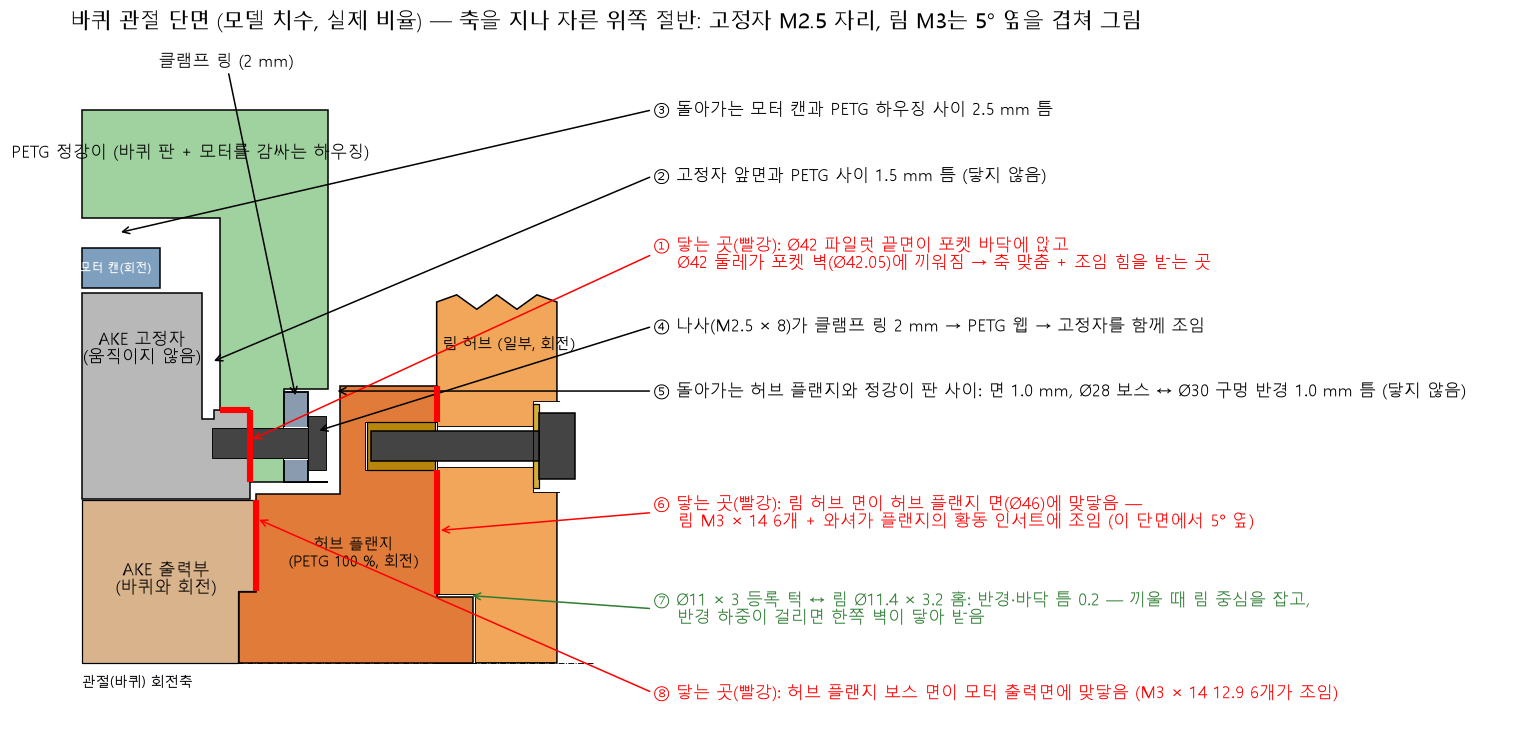

Here is the Python script that generated this plot:
"""Wheel joint half section: what touches and what does not, to scale from fusion/params.py and the hub / rim levels of
fusion/legs.py.  Static side: the AKE Ø42 pilot in the shank pocket (stator front and motor can stand clear).  Turning
side (10-31 rev 2 wheel): the hub flange boss on the motor output face, the one-piece rim's 10 mm hub face to face on
the flange (Ø11 x 3 register spigot in a Ø11.4 x 3.2 recess, 6 x M3 x 14 into heat-set inserts).  Explanatory figure,
not a manufacturing drawing; wheel_joint_section.py adds the output screws, washers and dowel pins.

    python wheel_joint_contact.py    # -> wheel_joint_contact.png next to this script
"""
import math
import pathlib
import sys
from unittest import mock
HERE = pathlib.Path(__file__).resolve().parent
sys.path.insert(0, str(HERE.parents[1] / 'fusion'))
# legs.py / layout.py / fasteners.py import cadlib, which loads the Fusion API at import time; only their pure-Python
# levels, hole sizes and frames are used here, so outside Fusion a stub stands in for adsk (no geometry is built)
for _m in ('adsk', 'adsk.core', 'adsk.fusion'):
    sys.modules.setdefault(_m, mock.MagicMock())
import params as P
import legs as LG
import layout as LY
import fasteners as FX
import matplotlib; matplotlib.use('Agg')
import matplotlib.pyplot as plt
from matplotlib import font_manager
from matplotlib.patches import Polygon, Rectangle
for F in ('C:/Windows/Fonts/malgun.ttf', '/usr/share/fonts/truetype/wqy/wqy-zenhei.ttc'):
    if pathlib.Path(F).exists():
        font_manager.fontManager.addfont(F)
        plt.rcParams['font.family'] = font_manager.FontProperties(fname=F).get_name()
        break
plt.rcParams['axes.unicode_minus'] = False
A = P.AKE
# axial coordinate a [mm]: 0 = AKE stator ring face = pocket floor, + toward the plate's far side (tyre / shank)
def a(y): return A['ring'] - y          # motor local y (+ to the back) -> a
def ar(y): return P.Y_RING_WHEEL - y    # robot y (left wheel) -> a
LV = LG.hub_levels()
far = P.WHEEL_PLATE_T - P.POCKET; mface = -P.POCKET; rec = far - P.RING_T - P.CBORE_M25[1]
OD, ID = P.RING_STATOR; RP = P.AKE_PCD_RING / 2
OUT = a(A['out']); F1, F0 = ar(LV['f1']), ar(LV['f0']); HUB0 = ar(LV['f0'] - P.RIM_HUB_T)
FL_R, BOSS_R, SPIG_R, SPIG_L = 23.0, P.HUB_BOSS_D / 2, 5.9, 1.4      # legs.hub_flange
REG_R, REG_L = P.RIM_REG; REC_R, REC_L = REG_R + 0.2, REG_L + 0.2  # flange spigot / rim recess
W_OD, W_ID, W_T = FX.WASHER[3]; DK, K = FX.SHCS[3][:2]
RH, RIM_L, INS_L = 18.0, 14, 5.7
RSEAT = ar(LV['f0'] - P.RIM_SCREW_SEAT); RTIP = RSEAT + W_T - RIM_L
RCUT = 30.0                             # rim hub drawn up to this radius (break line)
# the section: through a stator screw; the nearest rim screw lies a few degrees beside it (layout.py frames)
_m = LY.frames('wheel', 1)['motor']
_rob = lambda p: math.degrees(math.atan2(p[2] - P.R_WHEEL, p[0])) % 360
SEC_A = 30                              # an entry of P.AKE_RING_M25 (no dowel or output screw at this angle)
_s = _rob(LY.motor_points(_m, RP, [SEC_A], A['ring'])[0])
DRIM = min(((math.degrees(t) - _s + 180) % 360 - 180 for t in LG.HUB_SCREWS), key=abs)   # 5 deg
fig, ax = plt.subplots(figsize=(17, 9.5)); ax.set_aspect('equal'); ax.axis('off')
g = dict(stator='#b8b8b8', rotor='#7f9fbf', petg='#9fd29f', ring='#8a9bb0', hub='#e07b39', out='#d9b38c', rim='#f2a65a',
         screw='#444444', washer='#d4af37', insert='#b8860b')
def poly(pts, c, **kw): ax.add_patch(Polygon(pts, fc=c, ec=kw.pop('ec', 'k'), lw=kw.pop('lw', 1.0), **kw))
def rect(x0, x1, r0, r1, c, **kw): poly([(x0, r0), (x1, r0), (x1, r1), (x0, r1)], c, **kw)
# stator (fixed): pilot r 13.6..21 from a 0 to -3, body behind it, front face at a(stator_front) r 20.3..30.75
sf = a(A['stator_front']); cf = a(A['can_front'])
poly([(0, 13.6), (0, 21), (-A['pilot_len'], 21), (-A['pilot_len'], 20.3), (sf, 20.3), (sf, 30.75), (-14, 30.75),
      (-14, 13.6)], g['stator'])
# rotor bell (spinning): r 30.75..34.5 from can_front back
poly([(cf, 31.2), (cf, A['can_r']), (-14, A['can_r']), (-14, 31.2)], g['rotor'])
# output carrier (spins with the wheel): face a = +0.5, Ø12 x 1.5 recess
poly([(-14, 0), (OUT - 1.5, 0), (OUT - 1.5, 6.0), (OUT, 6.0), (OUT, 13.5), (-14, 13.5)], g['out'], lw=0.8)
# PETG plate + housing around the motor (can cavity r 37)
poly([(far, 15), (rec, 15), (rec, P.STATOR_RECESS_D / 2), (far, P.STATOR_RECESS_D / 2), (far, 46), (-14, 46),
      (-14, P.CAN_CLEAR_R), (mface, P.CAN_CLEAR_R), (mface, 21), (0, 21), (0, 15)], g['petg'])
# clamp ring, stator screw (DIN 7984 M2.5 x 8)
ax.add_patch(Rectangle((rec, ID / 2), P.RING_T, (OD - ID) / 2, fc=g['ring'], ec='k', lw=1.2))
ax.add_patch(Rectangle((rec, RP - 1.4), P.RING_T, 2.8, fc='white', ec='none'))
ax.add_patch(Rectangle((-3.2, RP - 1.25), rec + P.RING_T + 3.2, 2.5, fc=g['screw'], ec='k', lw=0.6))
ax.add_patch(Rectangle((rec + P.RING_T, RP - 2.25), 1.5, 4.5, fc=g['screw'], ec='k', lw=0.6))
# one-piece rim (partly): hub face on the flange, Ø11.4 x 3.2 recess, rim screw counterbore / hole
poly([(F0, 0), (F0, RCUT)] + [(F0 + (HUB0 - F0) * k / 6, RCUT + (0.6 if k % 2 else -0.6)) for k in range(1, 6)]
     + [(HUB0, RCUT), (HUB0, 0)], g['rim'])                                     # break line at RCUT
rect(F0, F0 + REC_L, 0, REC_R, 'white', lw=0.6)
rect(RSEAT, HUB0 + 0.15, RH - 3.8, RH + 3.8, 'white', ec='none')
ax.plot([HUB0 + 0.15, RSEAT, RSEAT, HUB0 + 0.15], [RH - 3.8, RH - 3.8, RH + 3.8, RH + 3.8], 'k-', lw=0.6)
rect(F0, RSEAT, RH - LG.M3_CLEAR / 2, RH + LG.M3_CLEAR / 2, 'white', lw=0.6)
# hub flange (PETG 100 %, spins): Ø11.8 x 1.4 spigot, Ø28 boss through the Ø30 hole, Ø46 disc, Ø11 x 3 register
poly([(OUT - SPIG_L, 0), (OUT - SPIG_L, SPIG_R), (OUT, SPIG_R), (OUT, BOSS_R), (F1, BOSS_R), (F1, FL_R), (F0, FL_R),
      (F0, REG_R), (F0 + REG_L, REG_R), (F0 + REG_L, 0)], g['hub'])
rect(F0 - 6.0, F0, RH - LG.INSERT_M3 / 2, RH + LG.INSERT_M3 / 2, 'white', lw=0.6)
rect(F0 - 0.1 - INS_L, F0 - 0.1, RH - LG.INSERT_M3 / 2, RH + LG.INSERT_M3 / 2, g['insert'], lw=0.8)
# rim screw ISO 4762 M3 x 14 8.8 + DIN 125 washer
rect(RSEAT, RSEAT + W_T, RH - W_OD / 2, RH + W_OD / 2, g['washer'], lw=0.8)
rect(RSEAT + W_T, RSEAT + W_T + K, RH - DK / 2, RH + DK / 2, g['screw'])
rect(RTIP, RSEAT + W_T, RH - 1.25, RH + 1.25, g['screw'])
# contact highlights (red): pilot end face + Ø42 rim, flange boss on the output face, rim hub face on the flange
RED = dict(color='red', lw=4, solid_capstyle='butt', zorder=6)
ax.plot([0, 0], [15, 21], **RED)
ax.plot([mface, 0], [21, 21], **RED)
ax.plot([OUT, OUT], [6.0, 13.5], **RED)
ax.plot([F0, F0], [REC_R, RH - LG.INSERT_M3 / 2], **RED)
ax.plot([F0, F0], [RH + LG.INSERT_M3 / 2, FL_R], **RED)
T = dict(fontsize=11)
ax.text(-9, 25, 'AKE 고정자\n(움직이지 않음)', ha='center', **T)
ax.text(-11.2, 32.8, '모터 캔(회전)', ha='center', va='center', fontsize=8, color='white')
ax.text(-5, 42, 'PETG 정강이 (바퀴 판 + 모터를 감싸는 하우징)', ha='center', **T)
ax.text(-7, 7.0, 'AKE 출력부\n(바퀴와 회전)', ha='center', va='center', **T)
ax.text(8.6, 9.2, '허브 플랜지\n(PETG 100 %, 회전)', ha='center', va='center', fontsize=10, linespacing=1.15)
ax.text((F0 + HUB0) / 2 + 1.0, 26.5, '림 허브 (일부, 회전)', ha='center', va='center', fontsize=10)
X = HUB0 + 8.0
def call(txt, xy, y, c='k'):
    ax.annotate(txt, xy=xy, xytext=(X, y), color=c, fontsize=11, va='center',
                arrowprops=dict(arrowstyle='->', color=c, lw=1.0, relpos=(0, 0.5)),
                bbox=dict(fc='white', ec='none', alpha=0.85, pad=0.4))
call('① 닿는 곳(빨강): Ø42 파일럿 끝면이 포켓 바닥에 앉고\n    Ø42 둘레가 포켓 벽(Ø42.05)에 끼워짐 → 축 맞춤 + 조임 힘을 받는 곳',
     (0, 18.5), 34.0, 'red')
call('② 고정자 앞면과 PETG 사이 %.1f mm 틈 (닿지 않음)' % (mface - sf), ((sf + mface) / 2, 25), 40.5)
call('③ 돌아가는 모터 캔과 PETG 하우징 사이 %.1f mm 틈' % (P.CAN_CLEAR_R - A['can_r']),
     (-11, (A['can_r'] + P.CAN_CLEAR_R) / 2), 46.0)
call('④ 나사(M2.5 × 8)가 클램프 링 %.0f mm → PETG 웹 → 고정자를 함께 조임' % P.RING_T, (rec + P.RING_T + 0.7, RP + 1.0),
     28.0)
call('⑤ 돌아가는 허브 플랜지와 정강이 판 사이: 면 %.1f mm, Ø28 보스 ↔ Ø30 구멍 반경 %.1f mm 틈 (닿지 않음)'
     % (F1 - far, ID / 2 - BOSS_R), ((far + F1) / 2, FL_R - 0.4), 22.6)
call('⑥ 닿는 곳(빨강): 림 허브 면이 허브 플랜지 면(Ø%.0f)에 맞닿음 —\n'
     '    림 M3 × %d 6개 + 와셔가 플랜지의 황동 인서트에 조임 (이 단면에서 %d° 옆)' % (2 * FL_R, RIM_L, abs(DRIM)),
     (F0 + 0.1, 11.0), 12.5, 'red')
call('⑦ Ø%.0f × %.0f 등록 턱 ↔ 림 Ø%.1f × %.1f 홈: 반경·바닥 틈 %.1f — 끼울 때 림 중심을 잡고,\n'
     '    반경 하중이 걸리면 한쪽 벽이 닿아 받음' % (2 * REG_R, REG_L, 2 * REC_R, REC_L, REC_R - REG_R),
     (F0 + REG_L - 0.3, REG_R + 0.1), 4.5, '#2e7d32')
call('⑧ 닿는 곳(빨강): 허브 플랜지 보스 면이 모터 출력면에 맞닿음 (M3 × %d 12.9 6개가 조임)' % P.HUB_SCREW_L,
     (OUT, 12.0), -2.5, 'red')
ax.annotate('클램프 링 (%.0f mm)' % P.RING_T, xy=(rec + 1, 22.0), xytext=(-2.0, 50.0), fontsize=11, va='center',
            ha='center', arrowprops=dict(arrowstyle='->'), bbox=dict(fc='white', ec='none', alpha=0.85, pad=0.4))
ax.plot([-14, HUB0 + 3], [0, 0], 'k-.', lw=0.6)
ax.text(-14, -1.0, '관절(바퀴) 회전축', fontsize=9, va='top')
ax.set_xlim(-15, X + 72); ax.set_ylim(-5.5, 52)
ax.set_title('바퀴 관절 단면 (모델 치수, 실제 비율) — 축을 지나 자른 위쪽 절반: 고정자 M2.5 자리, 림 M3는 %d° 옆을 겹쳐 그림'
             % abs(DRIM), fontsize=14, loc='left')
fig.savefig(sys.argv[1] if len(sys.argv) > 1 else HERE / 'wheel_joint_contact.png', dpi=110, bbox_inches='tight')
